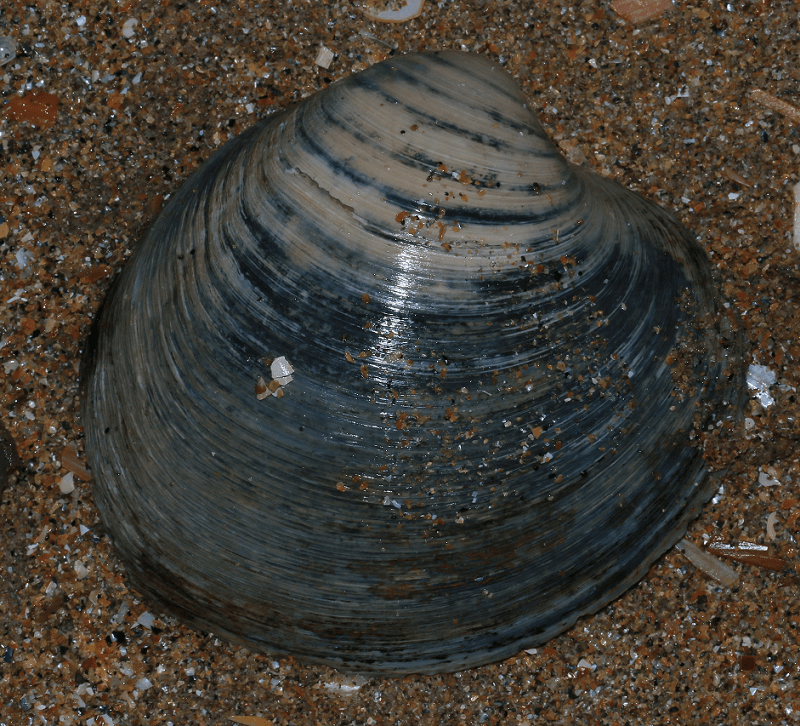
#> input picture scripts/test.png, 800 x 726 px
$ python delete.py
#> lines starting #> are read from the running program, lines starting #| are printed output that depends on the picture

import os
import cv2

data_path = os.path.join('./test.png')

img = cv2.imread(data_path)
#> img is the input picture: shape (726, 800, 3); mean B, G, R 53.4, 61.1, 65.4

# cv2.imshow('Frame view', img)
# cv2.waitKey(0)
# cv2.destroyAllWindows()

blur = cv2.GaussianBlur(img, (5,5), 0)
canny = cv2.Canny(blur, threshold1=50, threshold2=200)
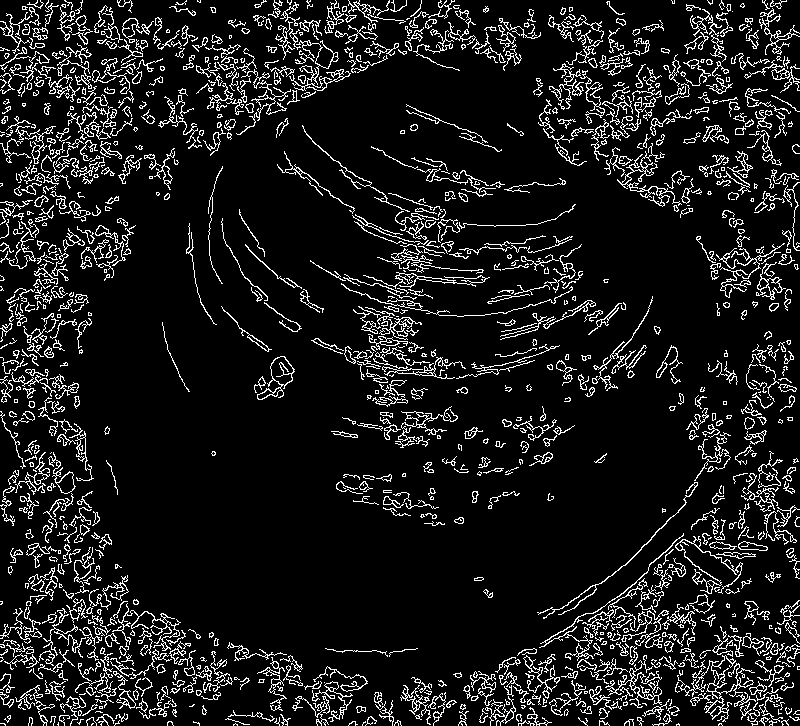
#> canny: shape (726, 800); 10.4% white in thin lines or dots

cv2.imshow('Frame view', canny)
cv2.waitKey(0)
cv2.destroyAllWindows()
